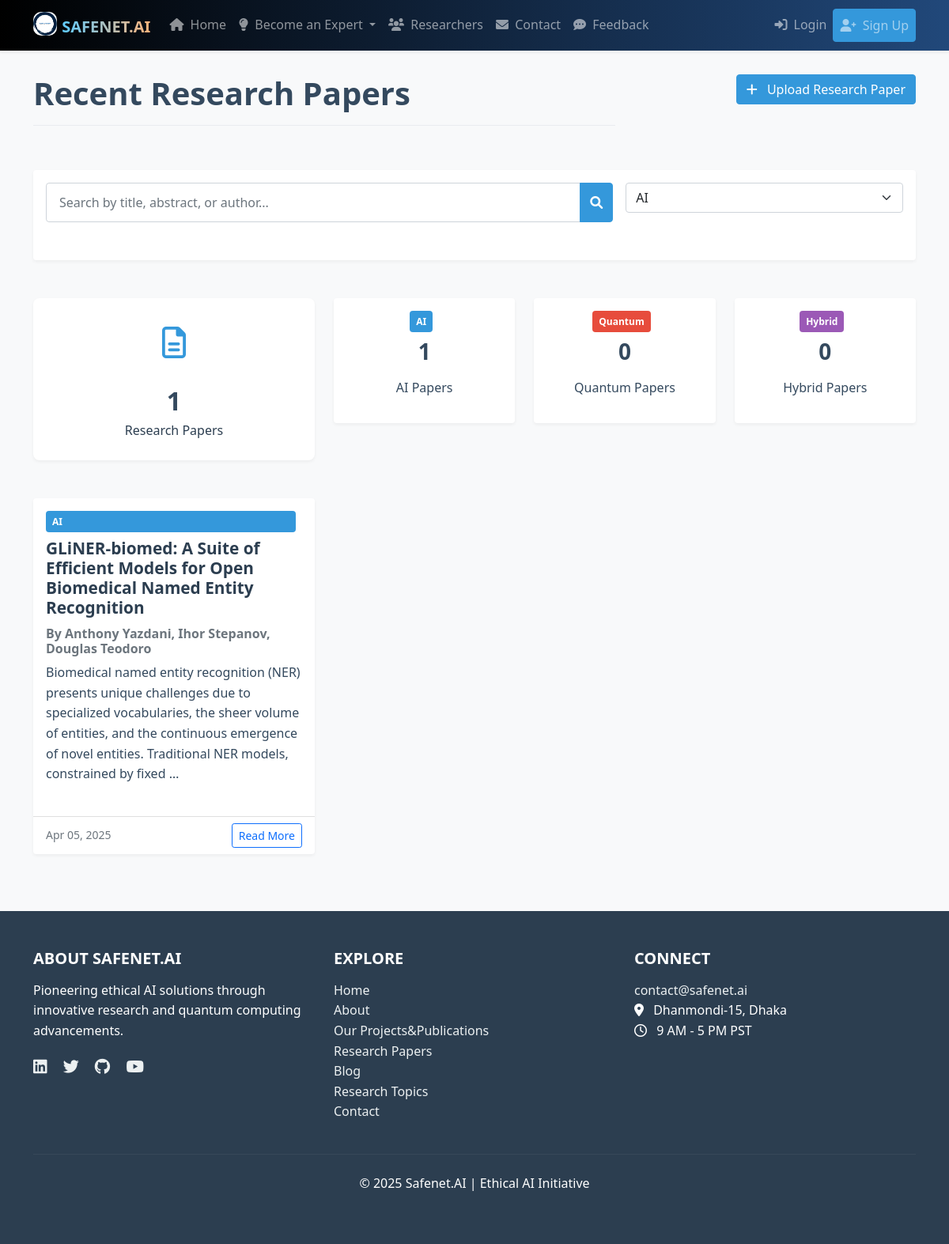
Screenshot of /research/?category=AI with the database file from the repository.
### research_papers/models.py (models this page shows, shortened)
class ResearchPaper(models.Model):
    title = models.CharField(max_length=200)
    author = models.ForeignKey(User, on_delete=models.CASCADE)
    co_authors = models.CharField(max_length=255, blank=True)
    abstract = models.TextField()
    paper_link = models.URLField()
    category = models.CharField(max_length=20, choices=CATEGORY_CHOICES)
    status = models.CharField(max_length=20, choices=STATUS_CHOICES, default='pending')
    slug = models.SlugField(max_length=250, unique=True, blank=True)
    created_at = models.DateTimeField(auto_now_add=True)
    updated_at = models.DateTimeField(auto_now=True)
    class Meta:
        ordering = ['-created_at']

### research_papers/views.py (the view)
# urls.py: path('', views.research_paper_list, name='research_paper_list'),
def research_paper_list(request):
    category = request.GET.get('category', '')
    search_query = request.GET.get('search', '')
    papers = ResearchPaper.objects.filter(status='approved')
    if category:
        papers = papers.filter(category=category)
    if search_query:
        papers = papers.filter(
            Q(title__icontains=search_query) |
            Q(abstract__icontains=search_query) |
            Q(author__username__icontains=search_query)
        )
    ai_count = ResearchPaper.objects.filter(status='approved', category='AI').count()
    quantum_count = ResearchPaper.objects.filter(status='approved', category='Quantum').count()
    hybrid_count = ResearchPaper.objects.filter(status='approved', category='Hybrid').count()
    paginator = Paginator(papers, 9)  # Show 9 papers per page
    page_number = request.GET.get('page')
    page_obj = paginator.get_page(page_number)
    context = {
        'page_obj': page_obj,
        'category': category,
        'search_query': search_query,
        'ai_count': ai_count,
        'quantum_count': quantum_count,
        'hybrid_count': hybrid_count,
        'total_count': ai_count + quantum_count + hybrid_count,
    }
    return render(request, 'research_papers/paper_list.html', context)

### templates/research_papers/paper_list.html (shortened to what this page needs)
{% extends 'base.html' %}
{% block content %}
<div class="row mb-4">
    <div class="col-md-8">
        <h1 class="page-header">Recent Research Papers</h1>
    </div>
    <div class="col-md-4 text-end">
            <a href="{% url 'research_paper_create' %}" class="btn btn-primary">
                <i class="fas fa-plus me-2"></i> Upload Research Paper
            </a>
    </div>
</div>
<div class="row mb-4">
    <div class="col-12">
        <div class="card">
            <div class="card-body">
                <form method="get" class="search-form">
                    <div class="row g-3">
                        <div class="col-md-8">
                            <div class="input-group">
                                <input type="text" name="search" class="form-control" placeholder="Search by title, abstract, or author..." value="{{ search_query }}">
                                <button class="btn btn-primary" type="submit">
                                    <i class="fas fa-search"></i>
                                </button>
                            </div>
                        </div>
                        <div class="col-md-4">
                            <select name="category" class="form-select" onchange="this.form.submit()">
                                <option value="AI" {% if category == 'AI' %}selected{% endif %}>AI</option>
                            </select>
                        </div>
                    </div>
                </form>
            </div>
        </div>
    </div>
</div>
<div class="row mb-4">
    <div class="col-md-4">
        <div class="stats-card">
            <div class="icon">
                <i class="far fa-file-alt"></i>
            </div>
            <div class="count">{{ total_count }}</div>
            <div class="label">Research Papers</div>
        </div>
    </div>
    <div class="col-md-8">
        <div class="row">
            <div class="col-md-4">
                <div class="card text-center">
                    <div class="card-body">
                        <span class="category-tag AI">AI</span>
                        <h3 class="mt-2">{{ ai_count }}</h3>
                        <p>AI Papers</p>
                    </div>
                </div>
            </div>
            <div class="col-md-4">
                <div class="card text-center">
                    <div class="card-body">
                        <span class="category-tag Quantum">Quantum</span>
                        <h3 class="mt-2">{{ quantum_count }}</h3>
                        <p>Quantum Papers</p>
                    </div>
                </div>
            </div>
            <div class="col-md-4">
                <div class="card text-center">
                    <div class="card-body">
                        <span class="category-tag Hybrid">Hybrid</span>
                        <h3 class="mt-2">{{ hybrid_count }}</h3>
                        <p>Hybrid Papers</p>
                    </div>
                </div>
            </div>
        </div>
    </div>
</div>
<div class="row">
    {% for paper in page_obj %}
        <div class="col-md-4 mb-4">
            <div class="card h-100 paper-card">
                <div class="card-body">
                    <span class="category-tag {{ paper.category }}">{{ paper.category }}</span>
                    <h5 class="card-title mt-2">{{ paper.title }}</h5>
                    <h6 class="card-subtitle mb-2 text-muted">By {{ paper.author.get_full_name }}{% if paper.co_authors %}  {{ paper.co_authors }}{% endif %}</h6>
                    <p class="card-text">{{ paper.abstract|truncatewords:30 }}</p>
                </div>
                <div class="card-footer bg-transparent">
                    <div class="d-flex justify-content-between align-items-center">
                        <small class="text-muted">{{ paper.created_at|date:"M d, Y" }}</small>
                        <a href="{% url 'research_paper_detail' paper.slug %}" class="btn btn-sm btn-outline-primary">Read More</a>
                    </div>
                </div>
            </div>
        </div>
    {% empty %}
        <div class="col-12">
            <div class="alert alert-info">
                No research papers found. {% if user.is_authenticated %}Be the first to <a href="{% url 'research_paper_create' %}">submit a research paper</a>!{% endif %}
            </div>
        </div>
    {% endfor %}
</div>
{% endblock %}

### static/css/style.css (style rules this page uses)
:root { --primary-color: #3498db; --primary-dark: #2980b9; --secondary-color: #2c3e50; --light-color: #ecf0f1; --dark-color: #34495e; --danger-color: #e74c3c; --success-color: #2ecc71; --warning-color: #f39c12; --info-color: #3498db; --ai-color: #3498db; --quantum-color: #e74c3c; --hybrid-color: #9b59b6; }
body { font-family: 'Segoe UI', Tahoma, Geneva, Verdana, sans-serif; line-height: 1.6; color: var(--dark-color); background-color: #f8f9fa; padding-top: 70px; }
h1, h2, h3, h4, h5, h6 { margin-bottom: 1rem; font-weight: 600; }
a { color: var(--primary-color); text-decoration: none; transition: all 0.3s ease; }
.btn-primary { background-color: var(--primary-color); border-color: var(--primary-color); }
.category-tag { display: inline-block; padding: 0.25rem 0.5rem; border-radius: 4px; font-size: 0.75rem; font-weight: 600; color: white; margin-right: 0.5rem; }
.category-tag.AI { background-color: var(--ai-color); }
.category-tag.Quantum { background-color: var(--quantum-color); }
.category-tag.Hybrid { background-color: var(--hybrid-color); }
.card { margin-bottom: 1.5rem; box-shadow: 0 2px 4px rgba(0, 0, 0, 0.05); transition: all 0.3s ease; border: none; }
.stats-card { text-align: center; padding: 1.5rem; background-color: white; border-radius: 8px; box-shadow: 0 2px 4px rgba(0, 0, 0, 0.05); margin-bottom: 1.5rem; }
.stats-card .icon { font-size: 2.5rem; color: var(--primary-color); margin-bottom: 1rem; }
.stats-card .count { font-size: 2rem; font-weight: 700; color: var(--dark-color); }
.stats-card .label { font-size: 1rem; color: var(--secondary-color); }
.paper-card { height: 100%; }
.paper-card .card-body { display: flex; flex-direction: column; }
.paper-card .card-text { flex-grow: 1; }
.form-control { border-radius: 4px; padding: 0.75rem 1rem; }
.page-header { margin-bottom: 2rem; padding-bottom: 1rem; border-bottom: 1px solid #e9ecef; }
.search-form { margin-bottom: 2rem; }
.paper-card { transition: all 0.3s ease; border: none; }

### static/css/robot-animation.css (style rules this page uses)
.card-title { font-size: 1.3rem; font-weight: 600; margin-bottom: 15px; color: #2c3e50; }

### rows the page displays
ResearchPaper: category "AI", title "GLiNER-biomed: A Suite of Efficient Models for Open Biomedical Named Entity Recognition", co_authors "Anthony Yazdani, Ihor Stepanov, Douglas Teodoro", abstract "Biomedical named entity recognition (NER) presents unique challenges due to specialized vocabularies, the sheer volume of entities, and the continuous emergence of novel entities. Traditional NER models, constrained by fixed …", created_at "Apr 05, 2025"

### other values shown
{{ total_count }} "1"
{{ ai_count }} "1"
{{ quantum_count }} "0"
{{ hybrid_count }} "0"
